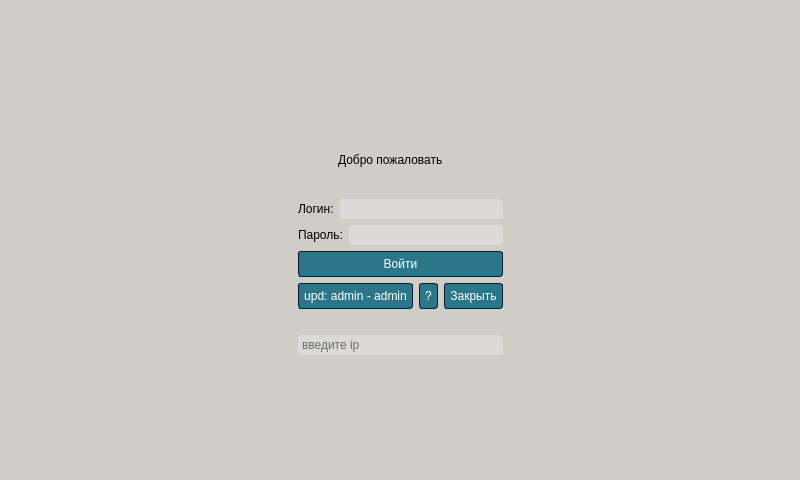
<?xml version="1.0" encoding="UTF-8"?>
<ui version="4.0">
 <class>Welcome</class>
 <widget class="QDialog" name="Welcome">
  <property name="geometry">
   <rect>
    <x>0</x>
    <y>0</y>
    <width>800</width>
    <height>480</height>
   </rect>
  </property>
  <property name="minimumSize">
   <size>
    <width>0</width>
    <height>0</height>
   </size>
  </property>
  <property name="maximumSize">
   <size>
    <width>16777215</width>
    <height>16777215</height>
   </size>
  </property>
  <property name="windowTitle">
   <string>Dialog</string>
  </property>
  <property name="styleSheet">
   <string notr="true">
/*-----QWidget-----*/
QWidget
{
	background-color: #D0CCC6;
	color: #000;
	border-color: #051a39;

}


/*-----QLabel-----*/
QLabel
{
	background-color: transparent;
	color: #000;

}


QLabel::disabled
{
	background-color: transparent;
	color: #656565;

}


/*-----QMenuBar-----*/
QMenuBar
{
	background-color: #0a0a0a;
	color: #000;
	border-color: #051a39;

}


QMenuBar::disabled
{
	background-color: #404040;
	color: #656565;
	border-color: #051a39;

}


QMenuBar::item
{
    background-color: transparent;

}


QMenuBar::item:selected
{
    background-color: #CBA69E;
    border: 1px solid #41cd52;

}


QMenuBar::item:pressed
{
    background-color: #74A9B5;
    border: 1px solid #000;
    margin-bottom: -1px;
    padding-bottom: 1px;

}


/*-----QMenu-----*/
QMenu
{
    background-color: #D0CCC6;
    border: 1px solid;
    color: #fff;

}


QMenu::separator
{
    height: 1px;
    background-color: #6d8eff;
    color: #fff;
    padding-left: 4px;
    margin-left: 10px;
    margin-right: 5px;

}


QMenu::item
{
    min-width : 150px;
    padding: 3px 20px 3px 20px;

}


QMenu::item:selected
{
    background-color: #74A9B5;
    color: #fff;

}


QMenu::item:disabled
{
    color: #262626;
}


/*-----QToolTip-----*/
QToolTip
{
	border : 1px solid #000000;
	background-color: #26264f;
	color: #fff;
	border-color: #051a39;

}


/*-----QPushButton-----*/
QPushButton
{
	background-color: #2B7789;
	color: #fff; /*ok*/
	border-style: solid;
	border-width: 1px;
	border-radius: 3px;
	border-color: #051a39;
	padding: 5px;

}


QPushButton::disabled
{
	background-color: #404040;
	color: #656565;
	border-color: #051a39;

}


QPushButton::hover
{
	background-color: #74A9B5;
	color: #fff;
	border-style: solid;
	border-width: 1px;
	border-radius: 3px;
	border-color: #051a39;
	padding: 5px;

}


QPushButton::pressed
{
	background-color: #74A9B5;
	color: #fff;
	border-style: solid;
	border-width: 1px;
	border-radius: 3px;
	border-color: #051a39;
	padding: 5px;

}


/*-----QToolButton-----*/
QToolButton
{
	background-color: #2B7789;
	color: #fff;
	border-width: 1px;
	border-radius: 3px;
	border-color: #051a39;
	padding: 3px;

}


QToolButton::disabled
{
	background-color: #404040;
	color: #656565;
	border-color: #051a39;

}


QToolButton::hover
{
	background-color: #ECC9C1;
	color: #fff;
	border-width: 1px;
	border-radius: 3px;
	border-color: #051a39;
	padding: 3px;

}


QToolButton::pressed
{
	background-color: #74A9B5;
	color: #fff;
	border-width: 1px;
	border-radius: 3px;
	border-color: #051a39;
	padding: 3px;

}


/*-----QComboBox-----*/
QComboBox
{
    background-color: #dbdad9;
    border: 1px solid;
    border-radius: 3px;
    padding-left: 6px;
    color: #000;
    height: 20px;

}


QComboBox::disabled
{
	background-color: #404040;
	color: #656565;
	border-color: #051a39;

}


QComboBox:hover
{
    background-color: #ECC9C1;

}


QComboBox:on
{
    background-color: #94908D;

}


QComboBox QAbstractItemView
{
    background-color: #383838;
    color: #fff;
    border: 1px solid black;
    selection-background-color: #94908D;
    selection-color: #fff;
    outline: 0;

}


QComboBox::drop-down
{
    subcontrol-origin: padding;
    subcontrol-position: top right;
    width: 15px;
    border-left-width: 0px;
    border-left-color: darkgray;
    border-left-style: solid; 
    border-top-right-radius: 3px; 
    border-bottom-right-radius: 3px;

}


QComboBox::down-arrow
{
    image: url(://arrow-down.png);
    width: 8px;
    height: 8px;
}


/*-----QSpinBox &amp; QDoubleSpinBox &amp; QDateTimeEdit-----*/
QSpinBox, 
QDoubleSpinBox,
QDateTimeEdit
{
	background-color: #dbdad9;
	color: #000;
	border: 1px solid #000;
	border-radius: 3px;
	padding : 2px;

}


QSpinBox::disabled, 
QDoubleSpinBox::disabled,
QDateTimeEdit::disabled
{
	background-color: #404040;
	color: #656565;
	border-color: #000;

}


QSpinBox:hover, 
QDoubleSpinBox::hover,
QDateTimeEdit::hover
{
    background-color: #ecc9c1;
    border: 1px solid #000;
    color:  #000;
    padding: 2px

}


QSpinBox::up-button, QSpinBox::down-button,
QDoubleSpinBox::up-button, QDoubleSpinBox::down-button,
QDateTimeEdit::up-button, QDateTimeEdit::down-button
{
    background-color: #94908D;
	border-radius: 2px;

}


QSpinBox::disabled, 
QDoubleSpinBox::disabled,
QDateTimeEdit::disabled
{
	background-color: #404040;
	color: #656565;
	border-color: #051a39;

}


QSpinBox::up-button:hover, QSpinBox::down-button:hover,
QDoubleSpinBox::up-button:hover, QDoubleSpinBox::down-button:hover,
QDateTimeEdit::up-button:hover, QDateTimeEdit::down-button:hover
{
    background-color: #ECC9C1;
    border: 1px solid #000;

}


QSpinBox::up-button:disabled, QSpinBox::down-button:disabled,
QDoubleSpinBox::up-button:disabled, QDoubleSpinBox::down-button:disabled,
QDateTimeEdit::up-button:disabled, QDateTimeEdit::down-button:disabled
{
	background-color: #404040;
	color: #656565;
	border-color: #051a39;

}


QSpinBox::up-button:pressed, QSpinBox::down-button:pressed,
QDoubleSpinBox::up-button:pressed, QDoubleSpinBox::down-button::pressed,
QDateTimeEdit::up-button:pressed, QDateTimeEdit::down-button::pressed
{
    background-color: #94908D;
    border: 1px solid #000;

}


QSpinBox::down-arrow,
QDoubleSpinBox::down-arrow,
QDateTimeEdit::down-arrow
{
    image: url(://arrow-down.png);
    width: 7px;

}


QSpinBox::up-arrow,
QDoubleSpinBox::up-arrow,
QDateTimeEdit::up-arrow
{
    image: url(://arrow-up.png);
    width: 7px;

}


/*-----QLineEdit-----*/
QLineEdit
{
	background-color: #dbdad9;
	color: #000;
	border-width: 1px;
	border-radius: 3px;
	border-color: #000;
	padding: 2px;

}


QLineEdit::disabled
{
	background-color: #404040;
	color: #656565;
	border-width: 1px;
	border-radius: 3px;
	border-color: #000;
	padding: 2px;

}


/*-----QTextEdit-----*/
QTextEdit
{
	background-color: #000;
	color: #010201;
	border-color: #000;

}


QTextEdit::disabled
{
	background-color: #404040;
	color: #656565;
	border-color: #000;

}

QTextEdit::hover
{
	background-color: #ecc9c1;

}


/*-----QGroupBox-----*/
QGroupBox 
{
    border: 1px solid;
    border-color: #CBA69E;
    margin-top: 22px;

}


QGroupBox::title  
{
    background-color: #CBA69E;
    color: #000;
    subcontrol-origin: margin;
    subcontrol-position: top left;
    padding: 5px;
	border-top-left-radius: 3px;
	border-top-right-radius: 3px;

}


QGroupBox::title::disabled
{
	background-color: #404040;
	color: #656565;
    subcontrol-origin: margin;
    subcontrol-position: top left;
    padding: 5px;
	border-top-left-radius: 3px;
	border-top-right-radius: 3px;

}


/*-----QCheckBox-----*/
QCheckBox::indicator
{
    color: #b1b1b1;
    background-color: #323232;
    border: 1px solid #b1b1b1;
    width: 12px;
    height: 12px;

}


QCheckBox::indicator:checked
{
    image:url(://checkbox.png);
    border: 1px solid #CBA69E;

}


QCheckBox::indicator:unchecked:hover
{
    border: 1px solid #CBA69E;

}


QCheckBox::disabled
{
	color: #656565;

}


QCheckBox::indicator:disabled
{
	background-color: #656565;
	color: #656565;
    border: 1px solid #656565;

}


/*-----QRadioButton-----*/
QRadioButton::indicator::unchecked
{ 
	border: 2px inset gray; 
	border-radius: 5px; 
	background-color:  #000;
	width: 9px; 
	height: 9px; 

}


QRadioButton::indicator::unchecked:hover
{ 
	border: 2px solid #CBA69E; 
	border-radius: 5px; 
	background-color:  #000;
	width: 9px; 
	height: 9px; 

}


QRadioButton::indicator::checked
{ 
	border: 2px inset darkgray; 
	border-radius: 5px; 
	background-color: #74A9B5; 
	width: 9px; 
	height: 9px; 

}


QRadioButton::disabled
{
	color: #656565;

}


QRadioButton::indicator:disabled
{
	background-color: #656565;
	color: #656565;
    border: 2px solid #656565;

}


/*-----QTableView &amp; QTableWidget-----*/
QTableView
{
    background-color: #242526;
    border: 1px solid #32414B;
    color: #f0f0f0;
    gridline-color: #8faaff;
    outline : 0;

}


QTableView::disabled
{
    background-color: #242526;
    border: 1px solid #32414B;
    color: #656565;
    gridline-color: #656565;
    outline : 0;

}


QTableView::item:hover 
{
    background-color: #26264f;
    color: #f0f0f0;

}


QTableView::item:selected 
{
    background-color: #1a1b1c;
    border: 2px solid #74A9B5;
    color: #F0F0F0;

}


QTableView::item:selected:disabled
{
    background-color: #1a1b1c;
    border: 2px solid #dbdad9;
    color: #656565;

}


QTableCornerButton::section
{
    background-color: #505050;
    color: #000;

}


QHeaderView::section
{
    background-color: #dbdad9;
    color: #000;
    text-align: left;
	padding: 4px;
	
}


QHeaderView::section:disabled
{
    background-color: #dbdad9;
    color: #656565;

}


QHeaderView::section:checked
{
    color: #000;
    background-color: #74A9B5;

}


QHeaderView::section:checked:disabled
{
    color: #656565;
    background-color: #dbdad9;

}


QHeaderView::section::vertical::first,
QHeaderView::section::vertical::only-one
{
    border-top: 1px solid #353635;

}


QHeaderView::section::vertical
{
    border-top: 1px solid #353635;

}


QHeaderView::section::horizontal::first,
QHeaderView::section::horizontal::only-one
{
    border-left: 1px solid #353635;

}


QHeaderView::section::horizontal
{
    border-left: 1px solid #353635;

}


/*-----QTabWidget-----*/
QTabBar::tab
{
	background-color: #262626;
	color: #fff;
	border-style: solid;
	border-width: 1px;
	border-top-left-radius: 3px;
	border-top-right-radius: 3px;
	border-color: #051a39;
	padding: 5px;

}


QTabBar::tab:disabled
{
	background-color: #656565;
	color: #656565;

}


QTabWidget::pane 
{
	background-color: #262626;
	color: #fff;
    border: 1px solid;
    border-color: #CF8878;

}


QTabBar::tab:selected
{
    background-color: #CF8878;
	color: #fff;
	border-style: solid;
	border-width: 1px;
	border-top-left-radius: 3px;
	border-top-right-radius: 3px;
	border-color: #051a39;
	padding: 5px;

}


QTabBar::tab:selected:disabled
{
	background-color: #404040;
	color: #656565;

}


QTabBar::tab:!selected 
{
    background-color: #262626;

}


QTabBar::tab:!selected:hover 
{
    background-color: #ECC9C1;

}


QTabBar::tab:top:!selected 
{
    margin-top: 3px;

}


QTabBar::tab:bottom:!selected 
{
    margin-bottom: 3px;

}


QTabBar::tab:top, QTabBar::tab:bottom 
{
    min-width: 8ex;
    margin-right: -1px;
    padding: 5px 10px 5px 10px;

}


QTabBar::tab:top:selected 
{
    border-bottom-color: none;

}


QTabBar::tab:bottom:selected 
{
    border-top-color: none;

}


QTabBar::tab:top:last, QTabBar::tab:bottom:last,
QTabBar::tab:top:only-one, QTabBar::tab:bottom:only-one 
{
    margin-right: 0;

}


QTabBar::tab:left:!selected 
{
    margin-right: 3px;

}


QTabBar::tab:right:!selected
{
    margin-left: 3px;

}


QTabBar::tab:left, QTabBar::tab:right 
{
    min-height: 8ex;
    margin-bottom: -1px;
    padding: 10px 5px 10px 5px;

}


QTabBar::tab:left:selected 
{
    border-left-color: none;

}


QTabBar::tab:right:selected 
{
    border-right-color: none;

}


QTabBar::tab:left:last, QTabBar::tab:right:last,
QTabBar::tab:left:only-one, QTabBar::tab:right:only-one 
{
    margin-bottom: 0;

}


/*-----QSlider-----*/
QSlider::groove:horizontal 
{
	background-color: transparent;
	height: 5px;

}


QSlider::sub-page:horizontal 
{
	background-color: #CBA69E;

}


QSlider::add-page:horizontal 
{
	background-color: #666765;

}


QSlider::handle:horizontal 
{
	background-color: #CBA69E;
	width: 14px;
	margin-top: -6px;
	margin-bottom: -6px;
	border-radius: 3px;

}


QSlider::handle:horizontal:hover 
{
	background-color: #CBA69E;
	border-radius: 3px;

}


QSlider::sub-page:horizontal:disabled 
{
	background-color: #bbb;
	border-color: #999;

}


QSlider::add-page:horizontal:disabled 
{
	background-color: #eee;
	border-color: #999;

}


QSlider::handle:horizontal:disabled 
{
	background-color: #eee;
	border: 1px solid #aaa;
	border-radius: 3px;

}


QSlider::groove:vertical 
{
	background-color: transparent;
	width: 5px;

}


QSlider::sub-page:vertical 
{
	background-color: #CBA69E;

}


QSlider::add-page:vertical 
{
	background-color: #666765;

}


QSlider::handle:vertical 
{
	background-color: #CBA69E;
	height: 14px;
	margin-left: -6px;
	margin-right: -6px;
	border-radius: 3px;

}


QSlider::handle:vertical:hover 
{
	background-color: #CBA69E;
	border-radius: 3px;

}


QSlider::sub-page:vertical:disabled 
{
	background-color: #bbb;
	border-color: #999;

}


QSlider::add-page:vertical:disabled 
{
	background-color: #eee;
	border-color: #999;

}


QSlider::handle:vertical:disabled 
{
	background-color: #eee;
	border: 1px solid #aaa;
	border-radius: 3px;

}


/*-----QDial-----*/
QDial
{
	background-color: #CBA69E;

}


QDial::disabled
{
	background-color: #404040;

}


/*-----QScrollBar-----*/
QScrollBar:horizontal
{
    border: 1px solid #222222;
    background-color: #3d3d3d;
    height: 13px;
    margin: 0px 16px 0 16px;

}


QScrollBar::handle:horizontal
{
    background: #CBA69E;
    min-height: 20px;

}


QScrollBar::add-line:horizontal
{
    border: 1px solid #1b1b19;
    background-color: #CBA69E;
    width: 14px;
    subcontrol-position: right;
    subcontrol-origin: margin;

}


QScrollBar::sub-line:horizontal
{
    border: 1px solid #1b1b19;
    background-color: #CBA69E;
    width: 14px;
    subcontrol-position: left;
    subcontrol-origin: margin;

}


QScrollBar::right-arrow:horizontal
{
    image: url(://arrow-right.png);
    width: 6px;
    height: 6px;

}


QScrollBar::left-arrow:horizontal
{
    image: url(://arrow-left.png);
    width: 6px;
    height: 6px;

}


QScrollBar::add-page:horizontal, QScrollBar::sub-page:horizontal
{
    background: none;

}


QScrollBar:vertical
{
    background-color: #3d3d3d;
    width: 13px;
    margin: 16px 0 16px 0;
    border: 1px solid #222222;

}


QScrollBar::handle:vertical
{
    background-color: #CBA69E;
    min-height: 20px;

}


QScrollBar::add-line:vertical
{
    border: 1px solid #1b1b19;
    background-color: #CBA69E;
    height: 14px;
    subcontrol-position: bottom;
    subcontrol-origin: margin;

}


QScrollBar::sub-line:vertical
{
    border: 1px solid #1b1b19;
    background-color: #CBA69E;
    height: 14px;
    subcontrol-position: top;
    subcontrol-origin: margin;

}


QScrollBar::up-arrow:vertical
{
    image: url(://arrow-up.png);
    width: 6px;
    height: 6px;

}


QScrollBar::down-arrow:vertical
{
    image: url(://arrow-down.png);
    width: 6px;
    height: 6px;

}


QScrollBar::add-page:vertical, QScrollBar::sub-page:vertical
{
    background: none;

}


/*-----QProgressBar-----*/
QProgressBar
{
	background-color: #383838;
	color: #000;
	border: 1px solid #CBA69E;
	border-radius: 3px;
	text-align: center;

}


QProgressBar::chunk {
	background-color: #CBA69E;
	color: #000;

}


QProgressBar::chunk:disabled {
	background-color: #656565;
	border: 1px solid #aaa;
	color: #656565;
}


/*-----QStatusBar-----*/
QStatusBar
{
	background-color: #0a0a0a;
	color: #000;
	border-color: #051a39;

}


</string>
  </property>
  <layout class="QGridLayout" name="gridLayout_2">
   <item row="0" column="0">
    <layout class="QGridLayout" name="gridLayout">
     <item row="0" column="1">
      <spacer name="verticalSpacer">
       <property name="orientation">
        <enum>Qt::Orientation::Vertical</enum>
       </property>
       <property name="sizeHint" stdset="0">
        <size>
         <width>20</width>
         <height>40</height>
        </size>
       </property>
      </spacer>
     </item>
     <item row="3" column="2">
      <spacer name="verticalSpacer_2">
       <property name="orientation">
        <enum>Qt::Orientation::Vertical</enum>
       </property>
       <property name="sizeHint" stdset="0">
        <size>
         <width>20</width>
         <height>40</height>
        </size>
       </property>
      </spacer>
     </item>
     <item row="2" column="3">
      <spacer name="horizontalSpacer_2">
       <property name="orientation">
        <enum>Qt::Orientation::Vertical</enum>
       </property>
       <property name="sizeHint" stdset="0">
        <size>
         <width>40</width>
         <height>20</height>
        </size>
       </property>
      </spacer>
     </item>
     <item row="1" column="1" rowspan="2" colspan="2">
      <layout class="QVBoxLayout" name="verticalLayout">
       <item>
        <layout class="QHBoxLayout" name="horizontalLayout">
         <item>
          <spacer name="horizontalSpacer_3">
           <property name="orientation">
            <enum>Qt::Orientation::Vertical</enum>
           </property>
           <property name="sizeHint" stdset="0">
            <size>
             <width>40</width>
             <height>20</height>
            </size>
           </property>
          </spacer>
         </item>
         <item>
          <widget class="QLabel" name="label_2">
           <property name="text">
            <string>Добро пожаловать</string>
           </property>
          </widget>
         </item>
         <item>
          <spacer name="horizontalSpacer_4">
           <property name="orientation">
            <enum>Qt::Orientation::Vertical</enum>
           </property>
           <property name="sizeHint" stdset="0">
            <size>
             <width>40</width>
             <height>20</height>
            </size>
           </property>
          </spacer>
         </item>
        </layout>
       </item>
       <item>
        <layout class="QHBoxLayout" name="horizontalLayout_2">
         <item>
          <widget class="QLabel" name="label_3">
           <property name="text">
            <string>Логин:</string>
           </property>
          </widget>
         </item>
         <item>
          <widget class="QLineEdit" name="inputLogin"/>
         </item>
        </layout>
       </item>
       <item>
        <layout class="QHBoxLayout" name="horizontalLayout_3">
         <item>
          <widget class="QLabel" name="label_4">
           <property name="text">
            <string>Пароль:</string>
           </property>
          </widget>
         </item>
         <item>
          <widget class="QLineEdit" name="inputPassword"/>
         </item>
        </layout>
       </item>
       <item>
        <widget class="QPushButton" name="btnSignIn">
         <property name="styleSheet">
          <string notr="true"/>
         </property>
         <property name="text">
          <string>Войти</string>
         </property>
        </widget>
       </item>
       <item>
        <layout class="QHBoxLayout" name="horizontalLayout_4">
         <item>
          <widget class="QPushButton" name="pushButton">
           <property name="text">
            <string>upd: admin - admin</string>
           </property>
          </widget>
         </item>
         <item>
          <widget class="QPushButton" name="pushButton_help">
           <property name="text">
            <string>?</string>
           </property>
          </widget>
         </item>
         <item>
          <widget class="QPushButton" name="btnCencel">
           <property name="text">
            <string>Закрыть</string>
           </property>
          </widget>
         </item>
        </layout>
       </item>
       <item>
        <spacer name="horizontalSpacer_8">
         <property name="orientation">
          <enum>Qt::Orientation::Horizontal</enum>
         </property>
         <property name="sizeHint" stdset="0">
          <size>
           <width>40</width>
           <height>20</height>
          </size>
         </property>
        </spacer>
       </item>
       <item>
        <widget class="QLineEdit" name="lineEdit_ip">
         <property name="inputMask">
          <string/>
         </property>
         <property name="text">
          <string/>
         </property>
         <property name="placeholderText">
          <string>введите ip</string>
         </property>
        </widget>
       </item>
      </layout>
     </item>
     <item row="1" column="0">
      <spacer name="horizontalSpacer">
       <property name="orientation">
        <enum>Qt::Orientation::Vertical</enum>
       </property>
       <property name="sizeHint" stdset="0">
        <size>
         <width>40</width>
         <height>20</height>
        </size>
       </property>
      </spacer>
     </item>
     <item row="2" column="0">
      <spacer name="horizontalSpacer_6">
       <property name="orientation">
        <enum>Qt::Orientation::Horizontal</enum>
       </property>
       <property name="sizeType">
        <enum>QSizePolicy::Policy::MinimumExpanding</enum>
       </property>
       <property name="sizeHint" stdset="0">
        <size>
         <width>40</width>
         <height>20</height>
        </size>
       </property>
      </spacer>
     </item>
     <item row="1" column="3">
      <spacer name="horizontalSpacer_7">
       <property name="orientation">
        <enum>Qt::Orientation::Horizontal</enum>
       </property>
       <property name="sizeType">
        <enum>QSizePolicy::Policy::MinimumExpanding</enum>
       </property>
       <property name="sizeHint" stdset="0">
        <size>
         <width>40</width>
         <height>20</height>
        </size>
       </property>
      </spacer>
     </item>
    </layout>
   </item>
  </layout>
 </widget>
 <resources/>
 <connections/>
</ui>
